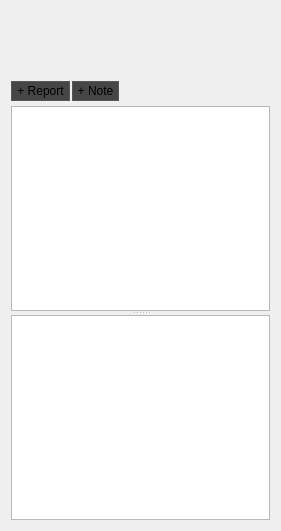
   <widget class="QWidget" name="verticalLayoutWidget_4">
    <property name="geometry">
     <rect>
      <x>810</x>
      <y>0</y>
      <width>281</width>
      <height>531</height>
     </rect>
    </property>
    <layout class="QVBoxLayout" name="verticalLayout_6">
     <property name="spacing">
      <number>5</number>
     </property>
     <item>
      <layout class="QHBoxLayout" name="horizontalLayout_11">
       <property name="spacing">
        <number>20</number>
       </property>
       <item>
        <spacer name="verticalSpacer">
         <property name="orientation">
          <enum>Qt::Vertical</enum>
         </property>
         <property name="sizeType">
          <enum>QSizePolicy::Fixed</enum>
         </property>
         <property name="sizeHint" stdset="0">
          <size>
           <width>20</width>
           <height>70</height>
          </size>
         </property>
        </spacer>
       </item>
      </layout>
     </item>
     <item>
      <layout class="QHBoxLayout" name="horizontalLayout_9">
       <property name="spacing">
        <number>2</number>
       </property>
       <item>
        <widget class="QToolButton" name="toolButton_addReport">
         <property name="maximumSize">
          <size>
           <width>80</width>
           <height>25</height>
          </size>
         </property>
         <property name="focusPolicy">
          <enum>Qt::NoFocus</enum>
         </property>
         <property name="styleSheet">
          <string notr="true">border: 1px solid #575757;
background-color : #464646;</string>
         </property>
         <property name="text">
          <string>+ Report</string>
         </property>
         <property name="icon">
          <iconset>
           <normaloff>../icons/add_report.png</normaloff>../icons/add_report.png</iconset>
         </property>
         <property name="iconSize">
          <size>
           <width>20</width>
           <height>20</height>
          </size>
         </property>
         <property name="toolButtonStyle">
          <enum>Qt::ToolButtonTextBesideIcon</enum>
         </property>
        </widget>
       </item>
       <item>
        <widget class="QToolButton" name="toolButton_addNote">
         <property name="maximumSize">
          <size>
           <width>70</width>
           <height>25</height>
          </size>
         </property>
         <property name="focusPolicy">
          <enum>Qt::NoFocus</enum>
         </property>
         <property name="styleSheet">
          <string notr="true">border: 1px solid #575757;
background-color : #464646;</string>
         </property>
         <property name="text">
          <string>+ Note</string>
         </property>
         <property name="icon">
          <iconset>
           <normaloff>../icons/add_note.png</normaloff>../icons/add_note.png</iconset>
         </property>
         <property name="iconSize">
          <size>
           <width>20</width>
           <height>20</height>
          </size>
         </property>
         <property name="toolButtonStyle">
          <enum>Qt::ToolButtonTextBesideIcon</enum>
         </property>
        </widget>
       </item>
       <item>
        <spacer name="horizontalSpacer_5">
         <property name="orientation">
          <enum>Qt::Horizontal</enum>
         </property>
         <property name="sizeHint" stdset="0">
          <size>
           <width>40</width>
           <height>20</height>
          </size>
         </property>
        </spacer>
       </item>
      </layout>
     </item>
     <item>
      <widget class="QSplitter" name="splitter">
       <property name="sizePolicy">
        <sizepolicy hsizetype="Preferred" vsizetype="Expanding">
         <horstretch>0</horstretch>
         <verstretch>0</verstretch>
        </sizepolicy>
       </property>
       <property name="orientation">
        <enum>Qt::Vertical</enum>
       </property>
       <widget class="QTextBrowser" name="textBrowser_history">
        <property name="sizePolicy">
         <sizepolicy hsizetype="Expanding" vsizetype="Expanding">
          <horstretch>0</horstretch>
          <verstretch>0</verstretch>
         </sizepolicy>
        </property>
        <property name="html">
         <string>&lt;!DOCTYPE HTML PUBLIC &quot;-//W3C//DTD HTML 4.0//EN&quot; &quot;http://www.w3.org/TR/REC-html40/strict.dtd&quot;&gt;
&lt;html&gt;&lt;head&gt;&lt;meta name=&quot;qrichtext&quot; content=&quot;1&quot; /&gt;&lt;meta charset=&quot;utf-8&quot; /&gt;&lt;style type=&quot;text/css&quot;&gt;
p, li { white-space: pre-wrap; }
hr { height: 1px; border-width: 0; }
li.unchecked::marker { content: &quot;\2610&quot;; }
li.checked::marker { content: &quot;\2612&quot;; }
&lt;/style&gt;&lt;/head&gt;&lt;body style=&quot; font-family:'.AppleSystemUIFont'; font-size:13pt; font-weight:400; font-style:normal;&quot;&gt;
&lt;p style=&quot;-qt-paragraph-type:empty; margin-top:0px; margin-bottom:0px; margin-left:0px; margin-right:0px; -qt-block-indent:0; text-indent:0px;&quot;&gt;&lt;br /&gt;&lt;/p&gt;&lt;/body&gt;&lt;/html&gt;</string>
        </property>
       </widget>
       <widget class="QTextBrowser" name="textBrowser_metadata"/>
      </widget>
     </item>
    </layout>
   </widget>
